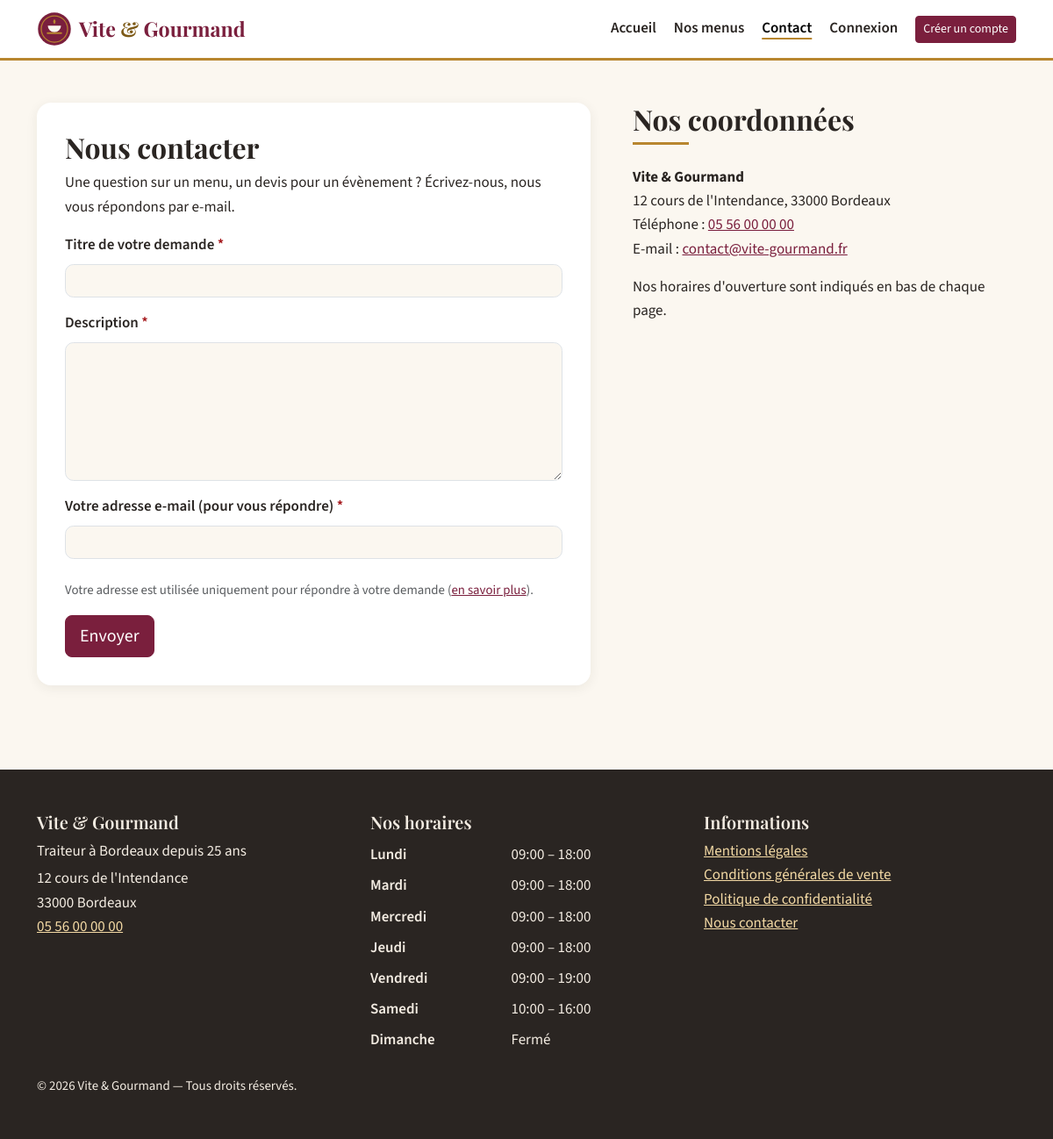
The app's page /contact with its own data.
### tables this page shows
CREATE TABLE horaire (
    horaire_id       INT AUTO_INCREMENT PRIMARY KEY,
    jour             VARCHAR(20) NOT NULL UNIQUE,
    heure_ouverture  VARCHAR(10) NULL,                
    heure_fermeture  VARCHAR(10) NULL,
    ordre            TINYINT NOT NULL
);

### src/Core/View.php (called while the page is built, shortened)
<?php
final class View
{
    public static function render(string $view, array $data = [], string $layout = 'layout/main'): void
    {
        extract($data, EXTR_SKIP);
        $content = ob_get_clean();
        require ROOT_PATH . '/views/' . $layout . '.php';
    }
}

### src/Controllers/ContactController.php (called while the page is built, shortened)
<?php
final class ContactController
{
    public function form(): void
    {
        View::render('pages/contact', ['titre' => 'Nous contacter', 'user' => Auth::user()]);
    }
}

### public/index.php (called while the page is built, shortened)
<?php
require dirname(__DIR__) . '/src/bootstrap.php';
$E = [Auth::EMPLOYE, Auth::ADMIN];
$A = [Auth::ADMIN];
$U = [Auth::UTILISATEUR, Auth::EMPLOYE, Auth::ADMIN];
$r = new Router();
$r->get('/', [HomeController::class, 'index']);
$r->get('/mentions-legales', [HomeController::class, 'mentions']);
$r->get('/cgv', [HomeController::class, 'cgv']);
$r->get('/confidentialite', [HomeController::class, 'confidentialite']);
$r->get('/plats/{id}/photo', [HomeController::class, 'photoPlat']);
$r->get('/menus', [MenuController::class, 'index']);
$r->get('/api/menus', [MenuController::class, 'api']);
$r->get('/menus/{id}', [MenuController::class, 'show']);
$r->get('/contact', [ContactController::class, 'form']);
$r->post('/contact', [ContactController::class, 'send']);
$r->get('/inscription', [AuthController::class, 'registerForm']);
$r->post('/inscription', [AuthController::class, 'register']);
$r->get('/connexion', [AuthController::class, 'loginForm']);
$r->post('/connexion', [AuthController::class, 'login']);
$r->post('/deconnexion', [AuthController::class, 'logout']);
$r->get('/mot-de-passe-oublie', [AuthController::class, 'forgotForm']);
$r->post('/mot-de-passe-oublie', [AuthController::class, 'forgot']);
$r->get('/reinitialiser-mot-de-passe', [AuthController::class, 'resetForm']);
$r->post('/reinitialiser-mot-de-passe', [AuthController::class, 'reset']);
$r->get('/commande', [CommandeController::class, 'form'], $U);
$r->post('/commande', [CommandeController::class, 'store'], $U);
$r->post('/api/prix', [CommandeController::class, 'apiPrix'], $U);
$r->get('/compte', [CompteController::class, 'index'], $U);
$r->get('/compte/profil', [CompteController::class, 'profilForm'], $U);
$r->post('/compte/profil', [CompteController::class, 'profil'], $U);
$r->post('/compte/mot-de-passe', [CompteController::class, 'password'], $U);
$r->post('/compte/supprimer', [CompteController::class, 'delete'], $U);
$r->get('/compte/commandes/{numero}', [CompteController::class, 'show'], $U);
$r->get('/compte/commandes/{numero}/modifier', [CompteController::class, 'editForm'], $U);
$r->post('/compte/commandes/{numero}/modifier', [CompteController::class, 'update'], $U);
$r->post('/compte/commandes/{numero}/annuler', [CompteController::class, 'cancel'], $U);
$r->post('/compte/commandes/{numero}/avis', [CompteController::class, 'avis'], $U);
$r->get('/employe', [EmployeController::class, 'commandes'], $E);
$r->get('/employe/commandes', [EmployeController::class, 'commandes'], $E);
$r->get('/employe/commandes/{numero}', [EmployeController::class, 'commande'], $E);
$r->post('/employe/commandes/{numero}/statut', [EmployeController::class, 'statut'], $E);
$r->post('/employe/commandes/{numero}/annuler', [EmployeController::class, 'annuler'], $E);
$r->get('/employe/commandes/{numero}/modifier', [EmployeController::class, 'modifierForm'], $E);
$r->post('/employe/commandes/{numero}/modifier', [EmployeController::class, 'modifier'], $E);
$r->get('/employe/menus', [EmployeController::class, 'menus'], $E);
$r->get('/employe/menus/nouveau', [EmployeController::class, 'menuForm'], $E);
$r->post('/employe/menus/nouveau', [EmployeController::class, 'menuSave'], $E);
$r->get('/employe/menus/{id}', [EmployeController::class, 'menuForm'], $E);
$r->post('/employe/menus/{id}', [EmployeController::class, 'menuSave'], $E);
$r->post('/employe/menus/{id}/supprimer', [EmployeController::class, 'menuDelete'], $E);
$r->post('/employe/menus/{id}/reactiver', [EmployeController::class, 'menuReactiver'], $E);
$r->post('/employe/images/{id}/supprimer', [EmployeController::class, 'imageDelete'], $E);
$r->get('/employe/plats', [EmployeController::class, 'plats'], $E);
$r->get('/employe/plats/nouveau', [EmployeController::class, 'platForm'], $E);
$r->post('/employe/plats/nouveau', [EmployeController::class, 'platSave'], $E);
$r->get('/employe/plats/{id}', [EmployeController::class, 'platForm'], $E);
$r->post('/employe/plats/{id}', [EmployeController::class, 'platSave'], $E);
$r->post('/employe/plats/{id}/supprimer', [EmployeController::class, 'platDelete'], $E);
$r->get('/employe/horaires', [EmployeController::class, 'horaires'], $E);
$r->post('/employe/horaires', [EmployeController::class, 'horairesSave'], $E);
$r->get('/employe/avis', [EmployeController::class, 'avis'], $E);
$r->post('/employe/avis/{id}', [EmployeController::class, 'avisModerer'], $E);
$r->get('/admin', [AdminController::class, 'index'], $A);
$r->get('/admin/employes', [AdminController::class, 'employes'], $A);
$r->post('/admin/employes', [AdminController::class, 'createEmploye'], $A);
$r->post('/admin/employes/{id}/statut', [AdminController::class, 'toggleEmploye'], $A);
$r->get('/api/admin/stats', [AdminController::class, 'apiStats'], $A);
try {
    $r->dispatch($_SERVER['REQUEST_METHOD'] ?? 'GET', $_SERVER['REQUEST_URI'] ?? '/');
} catch (Throwable $e) {
    error_log('[Erreur] ' . $e->getMessage() . ' @ ' . $e->getFile() . ':' . $e->getLine());
    http_response_code(500);
    if (Env::get('APP_DEBUG') === 'true') {
        echo '<pre>' . e((string) $e) . '</pre>';
        exit;
    }
    View::render('pages/erreur', ['titre' => 'Erreur', 'code' => 500, 'message' => 'Une erreur est survenue. Merci de réessayer plus tard.']);
}

### src/helpers.php (called while the page is built, shortened)
<?php
function e(mixed $value): string
{
    return htmlspecialchars((string) ($value ?? ''), ENT_QUOTES | ENT_SUBSTITUTE, 'UTF-8');
}
function is_current(string $path): string
{
    $current = parse_url($_SERVER['REQUEST_URI'] ?? '/', PHP_URL_PATH);
    $active = $path === '/' ? $current === '/' : str_starts_with((string) $current, $path);
    return $active ? ' active" aria-current="page' : '';
}

### src/Core/Auth.php (called while the page is built, shortened)
<?php
final class Auth
{
    private static ?array $user = null;
    public static function user(): ?array
    {
        return self::$user;
    }
}

### src/bootstrap.php (called while the page is built, shortened)
<?php
spl_autoload_register(static function (string $class): void {
    $prefix = 'App\\';
    $file = ROOT_PATH . '/src/' . str_replace('\\', '/', substr($class, strlen($prefix))) . '.php';
});
require ROOT_PATH . '/src/helpers.php';

### src/Core/Env.php (called while the page is built, shortened)
<?php
final class Env
{
    public static function get(string $key, ?string $default = null): ?string
    {
        $value = getenv($key);
        return $value === false ? $default : $value;
    }
}

### src/Core/Database.php (called while the page is built, shortened)
<?php
final class Database
{
    private static ?PDO $pdo = null;
    public static function get(): PDO
    {
        if (self::$pdo === null) {
            $dsn = sprintf(
                'mysql:host=%s;port=%s;dbname=%s;charset=utf8mb4',
                Env::get('DB_HOST', '127.0.0.1'),
                Env::get('DB_PORT', '3306'),
                Env::get('DB_NAME', 'vite_gourmand')
            );
            $options = [
                PDO::ATTR_ERRMODE            => PDO::ERRMODE_EXCEPTION,
                PDO::ATTR_DEFAULT_FETCH_MODE => PDO::FETCH_ASSOC,
                PDO::ATTR_EMULATE_PREPARES   => false,
            ];
            $ca = Env::get('DB_SSL_CA');
            $pem = Env::get('DB_SSL_CA_PEM');
            self::$pdo = new PDO($dsn, Env::get('DB_USER', 'root'), Env::get('DB_PASSWORD', ''), $options);
            self::$pdo->exec("SET time_zone = '" . (new \DateTime())->format('P') . "'");
        }
        return self::$pdo;
    }
}

### src/Models/Model.php (called while the page is built, shortened)
<?php
abstract class Model
{
    protected PDO $db;
    public function __construct()
    {
        $this->db = Database::get();
    }
    protected function all(string $sql, array $params = []): array
    {
        $stmt = $this->db->prepare($sql);
        $stmt->execute($params);
        return $stmt->fetchAll();
    }
}

### src/Models/Catalogue.php (called while the page is built, shortened)
<?php
final class Catalogue extends Model
{
    public function horaires(): array
    {
        return $this->all('SELECT * FROM horaire ORDER BY ordre');
    }
}

### views/layout/main.php (the view, shortened to what this page needs)
<?php
$horaires = (new Catalogue())->horaires();
$user = Auth::user();
?>
<!DOCTYPE html>
<html lang="fr">
<head>
    <link href="/assets/vendor/bootstrap.min.css" rel="stylesheet">
    <link href="/assets/css/fonts.css" rel="stylesheet">
    <link href="/assets/css/style.css" rel="stylesheet">
</head>
<body>
<header class="site-header">
    <nav class="navbar navbar-expand-lg" aria-label="Menu principal">
        <div class="container">
            <a class="navbar-brand" href="/">
                <img src="/assets/img/logo.svg" alt="" width="40" height="40">
                <span>Vite <span class="amp">&amp;</span> Gourmand</span>
            </a>
            <div class="collapse navbar-collapse" id="nav-principale">
                <ul class="navbar-nav ms-auto align-items-lg-center gap-lg-1">
                    <li class="nav-item"><a class="nav-link<?= is_current('/') ?>" href="/">Accueil</a></li>
                    <li class="nav-item"><a class="nav-link<?= is_current('/menus') ?>" href="/menus">Nos menus</a></li>
                    <li class="nav-item"><a class="nav-link<?= is_current('/contact') ?>" href="/contact">Contact</a></li>
                    <?php if ($user): ?>
                        <li class="nav-item"><a class="nav-link<?= is_current('/compte') ?>" href="/compte">Mon espace</a></li>
                        <?php if (Auth::is(Auth::EMPLOYE, Auth::ADMIN)): ?>
                            <li class="nav-item"><a class="nav-link<?= is_current('/employe') ?>" href="/employe">Espace employé</a></li>
                        <?php endif; ?>
                        <?php if (Auth::is(Auth::ADMIN)): ?>
                            <li class="nav-item"><a class="nav-link<?= is_current('/admin') ?>" href="/admin">Administration</a></li>
                        <?php endif; ?>
                        <li class="nav-item">
                            <form method="post" action="/deconnexion" class="d-inline">
                                <?= csrf_field() ?>
                                <button type="submit" class="btn btn-outline-primary btn-sm ms-lg-2">Déconnexion</button>
                            </form>
                        </li>
                    <?php else: ?>
                        <li class="nav-item"><a class="nav-link<?= is_current('/connexion') ?>" href="/connexion">Connexion</a></li>
                        <li class="nav-item"><a class="btn btn-primary btn-sm ms-lg-2" href="/inscription">Créer un compte</a></li>
                    <?php endif; ?>
                </ul>
            </div>
        </div>
    </nav>
</header>
<main id="contenu" tabindex="-1">
    <?= $content ?>
</main>
<footer class="site-footer mt-5">
    <div class="container py-5">
        <div class="row g-4">
            <div class="col-md-4">
                <h2 class="h5">Vite &amp; Gourmand</h2>
                <p class="mb-1">Traiteur à Bordeaux depuis 25 ans</p>
                <address class="mb-0">12 cours de l'Intendance<br>33000 Bordeaux<br>
                    <a href="tel:+33556000000">05 56 00 00 00</a></address>
            </div>
            <div class="col-md-4">
                <h2 class="h5">Nos horaires</h2>
                <table class="table table-sm table-borderless horaires mb-0">
                    <tbody>
                    <?php foreach ($horaires as $h): ?>
                        <tr>
                            <th scope="row"><?= e($h['jour']) ?></th>
                            <td><?= $h['heure_ouverture'] ? e($h['heure_ouverture'] . ' – ' . $h['heure_fermeture']) : 'Fermé' ?></td>
                        </tr>
                    <?php endforeach; ?>
                    </tbody>
                </table>
            </div>
            <div class="col-md-4">
                <h2 class="h5">Informations</h2>
                <ul class="list-unstyled">
                    <li><a href="/mentions-legales">Mentions légales</a></li>
                    <li><a href="/cgv">Conditions générales de vente</a></li>
                    <li><a href="/confidentialite">Politique de confidentialité</a></li>
                    <li><a href="/contact">Nous contacter</a></li>
                </ul>
            </div>
        </div>
        <p class="small mt-4 mb-0">&copy; <?= date('Y') ?> Vite &amp; Gourmand — Tous droits réservés.</p>
    </div>
</footer>
</body>
</html>

### src/Core/Router.php (shortened to what this page needs)
<?php
final class Router
{
    private array $routes = [];
    private function add(string $method, string $path, array $handler, array $roles): void
    {
        $pattern = preg_replace('#\{(\w+)\}#', '(?P<$1>[A-Za-z0-9\-]+)', $path);
        $this->routes[] = [$method, '#^' . $pattern . '$#', $handler, $roles];
    }
    public function dispatch(string $method, string $uri): void
    {
        $path = rawurldecode(parse_url($uri, PHP_URL_PATH) ?: '/');
        $path = $path !== '/' ? rtrim($path, '/') : '/';
        foreach ($this->routes as [$m, $regex, $handler, $roles]) {
            if ($m !== $method || !preg_match($regex, $path, $matches)) {
                continue;
            }
            $params = array_filter($matches, 'is_string', ARRAY_FILTER_USE_KEY);
            [$class, $action] = $handler;
            (new $class())->$action(...array_values($params));
            return;
        }
    }
}

### public/assets/css/style.css (style rules this page uses)
:root { --vg-bordeaux: #7A1F3D; --vg-bordeaux-fonce: #5A1229; --vg-or: #B8862F; --vg-or-texte: #7D5A17; --vg-creme: #FBF7F0; --vg-creme-fonce: #F1E8DA; --vg-anthracite: #2A2522; --vg-sauge: #4F6B4A; --bs-primary: #7A1F3D; --bs-primary-rgb: 122, 31, 61; --bs-body-font-family: "Source Sans 3", system-ui, -apple-system, "Segoe UI", sans-serif; --bs-body-color: #2A2522; --bs-body-bg: #FBF7F0; --bs-link-color: #7A1F3D; --bs-link-color-rgb: 122, 31, 61; --bs-link-hover-color: #5A1229; --bs-border-radius: .6rem; }
body { font-size: 1.0625rem; line-height: 1.6; }
h1, h2, h3, .h1, .h2, .h3, .navbar-brand, .display-5 { font-family: "Playfair Display", Georgia, serif; font-weight: 700; }
.btn-primary { --bs-btn-bg: var(--vg-bordeaux); --bs-btn-border-color: var(--vg-bordeaux); --bs-btn-hover-bg: var(--vg-bordeaux-fonce); --bs-btn-hover-border-color: var(--vg-bordeaux-fonce); --bs-btn-active-bg: var(--vg-bordeaux-fonce); --bs-btn-disabled-bg: #9c6b7b; --bs-btn-disabled-border-color: #9c6b7b; }
.site-header { background: #fff; border-bottom: 3px solid var(--vg-or); position: sticky; top: 0; z-index: 1030; }
.navbar-brand { display: flex; align-items: center; gap: .5rem; color: var(--vg-bordeaux) !important; font-size: 1.45rem; }
.navbar-brand .amp { color: var(--vg-or-texte); }
.nav-link { color: var(--vg-anthracite); font-weight: 600; }
.nav-link:hover, .nav-link.active { color: var(--vg-bordeaux); }
.nav-link.active { text-decoration: underline; text-decoration-thickness: 2px; text-underline-offset: 6px; text-decoration-color: var(--vg-or); }
.site-footer { background: var(--vg-anthracite); color: #F3ECE2; }
.site-footer a { color: #F3D9A4; }
.site-footer .horaires { --bs-table-bg: transparent; --bs-table-color: #F3ECE2; }
.site-footer .horaires th { font-weight: 600; padding-left: 0; }

### records on screen
horaire: jour "Lundi", heure_ouverture+heure_fermeture "09:00 – 18:00"
horaire: jour "Mardi", heure_ouverture+heure_fermeture "09:00 – 18:00"
horaire: jour "Mercredi", heure_ouverture+heure_fermeture "09:00 – 18:00"
horaire: jour "Jeudi", heure_ouverture+heure_fermeture "09:00 – 18:00"
horaire: jour "Vendredi", heure_ouverture+heure_fermeture "09:00 – 19:00"
horaire: jour "Samedi", heure_ouverture+heure_fermeture "10:00 – 16:00"
horaire: jour "Dimanche", shows "Fermé"
